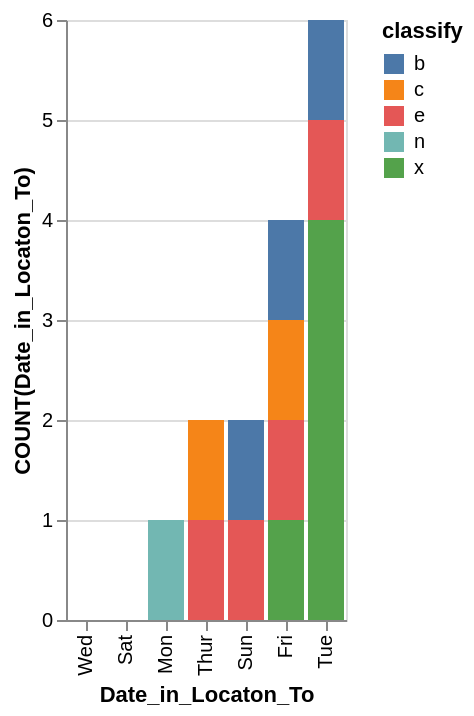

This figure's Vega-Lite source:
### Vega-Lite specification from a JSON file in a GitHub repository (floating-point values rounded to 4 significant figures)
{"data": {"values": [{"x_data": "Mon", "y_data": 0, "classify": "b"}, {"x_data": "Tue", "y_data": 1, "classify": "b"}, {"x_data": "Wed", "y_data": 0, "classify": "b"}, {"x_data": "Thur", "y_data": 0, "classify": "b"}, {"x_data": "Fri", "y_data": 1, "classify": "b"}, {"x_data": "Sat", "y_data": 0, "classify": "b"}, {"x_data": "Sun", "y_data": 1, "classify": "b"}, {"x_data": "Mon", "y_data": 0, "classify": "c"}, {"x_data": "Tue", "y_data": 0, "classify": "c"}, {"x_data": "Wed", "y_data": 0, "classify": "c"}, {"x_data": "Thur", "y_data": 1, "classify": "c"}, {"x_data": "Fri", "y_data": 1, "classify": "c"}, {"x_data": "Sat", "y_data": 0, "classify": "c"}, {"x_data": "Sun", "y_data": 0, "classify": "c"}, {"x_data": "Mon", "y_data": 0, "classify": "e"}, {"x_data": "Tue", "y_data": 1, "classify": "e"}, {"x_data": "Wed", "y_data": 0, "classify": "e"}, {"x_data": "Thur", "y_data": 1, "classify": "e"}, {"x_data": "Fri", "y_data": 1, "classify": "e"}, {"x_data": "Sat", "y_data": 0, "classify": "e"}, {"x_data": "Sun", "y_data": 1, "classify": "e"}, {"x_data": "Mon", "y_data": 1, "classify": "n"}, {"x_data": "Tue", "y_data": 0, "classify": "n"}, {"x_data": "Wed", "y_data": 0, "classify": "n"}, {"x_data": "Thur", "y_data": 0, "classify": "n"}, {"x_data": "Fri", "y_data": 0, "classify": "n"}, {"x_data": "Sat", "y_data": 0, "classify": "n"}, {"x_data": "Sun", "y_data": 0, "classify": "n"}, {"x_data": "Mon", "y_data": 0, "classify": "x"}, {"x_data": "Tue", "y_data": 4, "classify": "x"}, {"x_data": "Wed", "y_data": 0, "classify": "x"}, {"x_data": "Thur", "y_data": 0, "classify": "x"}, {"x_data": "Fri", "y_data": 1, "classify": "x"}, {"x_data": "Sat", "y_data": 0, "classify": "x"}, {"x_data": "Sun", "y_data": 0, "classify": "x"}]}, "mark": "bar", "encoding": {"x": {"field": "x_data", "type": "nominal", "title": "Date_in_Locaton_To", "sort": {"op": "sum", "field": "y_data", "order": "ascending"}}, "y": {"field": "y_data", "type": "quantitative", "title": "COUNT(Date_in_Locaton_To)"}, "color": {"field": "classify"}}}
